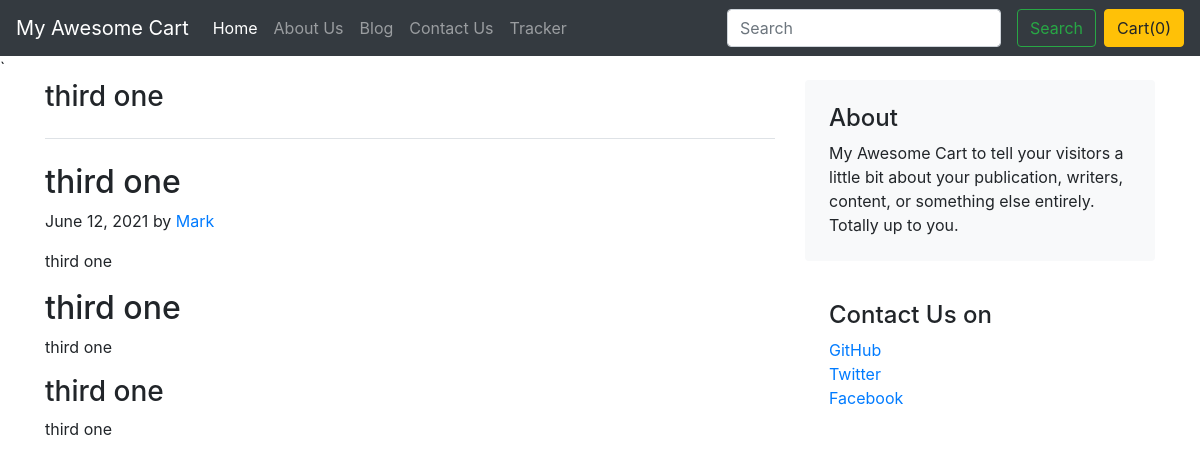
The app's page /blog/blogpost/3 with its own data.
### blog/models.py (models this page shows)
class BlogPost(models.Model):
    post_id = models.AutoField(primary_key=True)
    title = models.CharField(max_length=50)
    head0 = models.CharField(max_length=500, default="")
    chead0 = models.CharField(max_length=5000, default="")
    head1 = models.CharField(max_length=500, default="")
    chead1 = models.CharField(max_length=5000, default="")
    head2 = models.CharField(max_length=500, default="")
    chead2 = models.CharField(max_length=5000, default="")
    pub_date = models.DateField()
    thumbnail = models.ImageField(upload_to="shop/images", default="")
    def __str__(self):
        return self.title

### blog/views.py (the view)
# urls.py: path("blogpost/<int:id>", views.blogpost, name="blogpost")
def blogpost(request, id):
    post = BlogPost.objects.filter(post_id=id)[0]
    print(post)
    return render(request, 'blog/blogpost.html', {'post': post})

### blog/templates/blog/blogpost.html (shortened to what this page needs)
{% extends 'blog/basic.html' %}
{% block body %}
<div class="container">
<div class="row g-5">
    <div class="col-md-8">
      <h3 class="pb-4 mb-4 fst-italic border-bottom">
        {{post.title}}
      </h3>
      <article class="blog-post">
        <h2 class="blog-post-title">{{post.head0}}</h2>
        <p class="blog-post-meta">{{post.pub_date}} by <a href="#">Mark</a></p>
        <p>{{post.chead0}}</p>
        <h2>{{post.head1}}</h2>
        <p>{{post.chead1}}</p>
        <h3>{{post.head2}}</h3>
        <p>{{post.chead2}}</p>
      </article>
    </div>
    <div class="col-md-4">
      <div class="position-sticky" style="top: 2rem;">
        <div class="p-4 mb-3 bg-light rounded">
          <h4 class="fst-italic">About</h4>
          <p class="mb-0">My Awesome Cart to tell your visitors a little bit about your publication, writers, content, or something else entirely. Totally up to you.</p>
        </div>
        <div class="p-4">
          <h4 class="fst-italic">Contact Us on</h4>
          <ol class="list-unstyled">
            <li><a href="#">GitHub</a></li>
            <li><a href="#">Twitter</a></li>
            <li><a href="#">Facebook</a></li>
          </ol>
        </div>
      </div>
    </div>
  </div>
</div>
{% endblock body %}

### records on screen
BlogPost: title "third one", head0 "third one", pub_date "June 12, 2021", chead0 "third one", head1 "third one", chead1 "third one", head2 "third one", chead2 "third one"
